Frame 1 (no input): blank canvas, image omitted
Frame 60 (the mouse pressed at the canvas centre just before this capture): blank canvas, image omitted
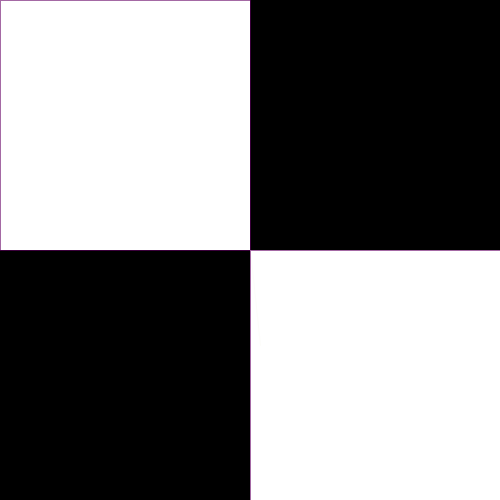
Frame 120 (the mouse held since frame 60 and released just before this capture)

The Processing sketch whose frames 1 and 60 were blank and that drew this single picture after the mouse press (run headless with seeded random() and noise(); from frame 60 on, the mouse is pressed at the canvas centre):

// Processing sketch: processing_2000
// ── processing_2000.pde

boolean isDrawing=false;

void setup() {
  
  size(500,500);
  background(0);
  smooth();
  
  
  
};


void draw() {
  if(isDrawing) {
  stroke(100,0,100,150);
  rect(pmouseX,pmouseY,mouseX,mouseY);
  stroke(190,190,90,10);
  line(mouseX,mouseY,mouseX+random(0,15), mouseY+random(0,150)); 
  }
};

void mousePressed() {
  isDrawing = !isDrawing;
  
};
